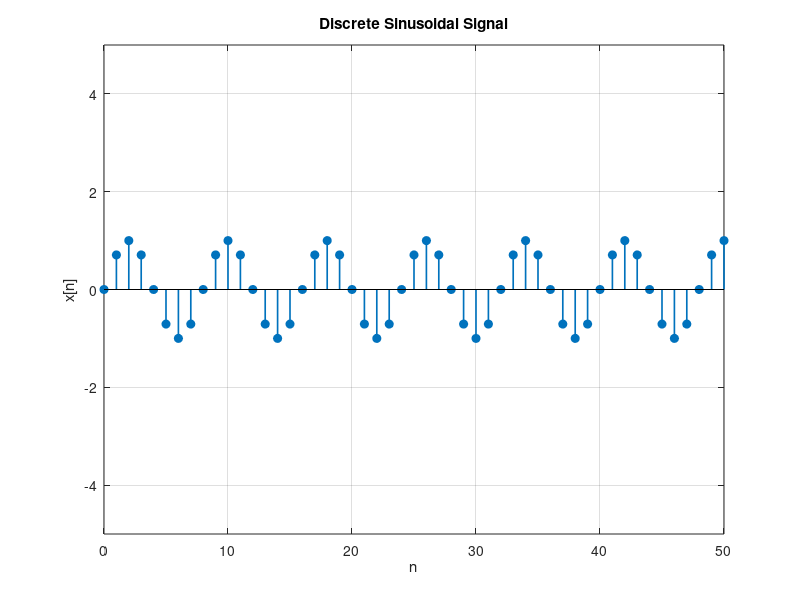

Here is the MATLAB script that generated this plot:
n = 0:50;
x = sin(pi/4*n);

stem(n, x, 'filled', 'LineWidth', 1.2);
xlabel('n');
ylabel('x[n]');
title('Discrete Sinusoidal Signal');
grid on;
xlim([0 50]);
ylim([-5 5]);
